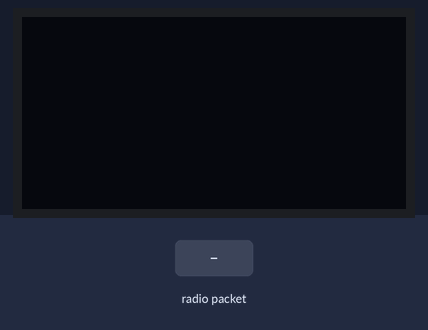
The sketch below on a simulated ESP8266 (NodeMCU). Shown: 128×64 one-colour display. The test bench sets the inputs (shaded band). No radio packets arrive unless stated; what the sketch prints to the serial monitor is not drawn.

Above: at 1.2 s.
1.3 s: radio packet "1" arrives
At 2.1 s:
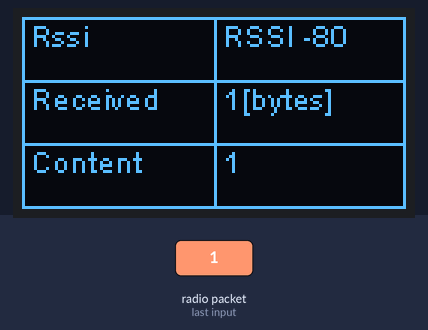
2.8 s: radio packet "0" arrives
At 3.3 s:
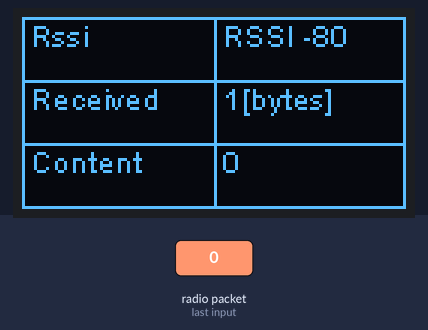
4.3 s: radio packet "2" arrives
Timing chart, 0 to 7.3 s (numbered marks = the images above; inputs shaded):
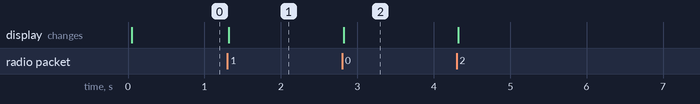

Measured:
- after the input at 1.3 s, the display: changes at once (image 1)
- after the input at 2.8 s, the display: changes at once (image 2)

The sketch:

OLED_LoRa_Receiver.ino
```cpp
/**
* LoRa Receiver
*
* Created by TTGO
* Modified by StefFam https://www.fambach.net
*/

#include "OledTable.h"
#include <SPI.h>
#include <LoRa.h>
#include <Wire.h>
#include <SSD1306.h>
#include "images.h"

#define SCK     5    // GPIO5  -- SX1278's SCK
#define MISO    19   // GPIO19 -- SX1278's MISO
#define MOSI    27   // GPIO27 -- SX1278's MOSI
#define SS      18   // GPIO18 -- SX1278's CS
#define RST     14   // GPIO14 -- SX1278's RESET
#define DI0     26   // GPIO26 -- SX1278's IRQ(Interrupt Request)
#define BAND    433E6

#define DISPLAY_SDA 4
#define DISPLAY_SCL 15
#define DISPLAY_RST 16
#define SSD_ADDRESS 0x3c

SSD1306 display(SSD_ADDRESS, DISPLAY_SDA, DISPLAY_SCL);
OledTable table(&display,3,2);

String rssi = "--";
String packSize = "--";
String packet ;


int lineCount = 5;
int lineHeight =0;//=  display.getHeight()/lineCount;
int colSize = 0 ; //display.getWidth()/2;


void loraData(){

  table.clear();
  table.setText(0,0,"Rssi");
  table.setText(0,1, String(rssi));

  table.setText(1,0 ,"Received ");
  table.setText(1,1 ,String(packSize)+"[bytes]");

  table.setText(2,0 ,"Content");
  table.setText(2,1 ,packet);

  table.refresh();
}

void cbk(int packetSize) {
  packet ="";
  packSize = String(packetSize,DEC);
  for (int i = 0; i < packetSize; i++) { packet += (char) LoRa.read(); }
  rssi = "RSSI " + String(LoRa.packetRssi(), DEC) ;
  loraData();
}

void setup() {

  // Init display
  pinMode(DISPLAY_RST,OUTPUT);
  digitalWrite(DISPLAY_RST, LOW);    // set GPIO16 low to reset OLED
  delay(50);
  digitalWrite(DISPLAY_RST, HIGH); // while OLED is running, must set GPIO16 in high、
  display.init();
  display.flipScreenVertically();
  display.setTextAlignment(TEXT_ALIGN_LEFT);
  display.setFont(ArialMT_Plain_10);

  // init table
  table.init();

  Serial.begin(115200);
  while (!Serial);
  Serial.println();
  Serial.println("LoRa Receiver Callback");
  SPI.begin(SCK,MISO,MOSI,SS);
  LoRa.setPins(SS,RST,DI0);
  if (!LoRa.begin(433E6)) {
    Serial.println("Starting LoRa failed!");
    while (1);
  }
  //LoRa.onReceive(cbk);
  LoRa.receive();
  Serial.println("init ok");

}

void loop() {
  int packetSize = LoRa.parsePacket();
  if (packetSize) { cbk(packetSize);  }
  delay(10);
}
```

OledTable.h
```cpp
/*********************************************************
 * Table for oled Displays
 *
 *
 *
 * Currently tested with
 * TTGO Lora32 Oled
 *
 * Created by SteFam http://www.fambach.net
 * GPL2 V3
 *
 */
#ifndef OLED_TABLE_H
#define OLED_TABLE_H


/*  SSD1306 */
#include "SSD1306.h"

#define OK 0
#define ERROR_WRONG_COL -1
#define ERROR_WRONG_ROW -2
#define ERROR_TEXT_TO_LONG -3 // currently not used

class OledTable {

public:

/**
 * Constructor
 */
OledTable(SSD1306* display, uint8_t rows, uint8_t cols, bool drawFrame = true)
:_display(display), _rows(rows), _cols(cols), _drawFrame(drawFrame){


}

/**
 *  init the table, call this function during the setup
 */
void init(){

  int w = _display->getWidth();
  int h = _display->getHeight();

  _colWidth  = w / _cols;
  _rowHeight = h / _rows;

}

/**
 * draw the table, call this in the loop or each time when the content has changed.
 */
void drawLines(){

  _display->clear();

  // draw the frame
  if(_drawFrame){
    _display->drawRect(0, 0, _display->getWidth(), _display->getHeight());
  }

  // draw lines
   for(int i = 1; i < _rows; i++){
    _display->drawHorizontalLine(0,i*_rowHeight ,_display->getWidth());
  }

  for(int i = 1; i < _cols; i++){
    _display->drawVerticalLine(_colWidth*i,0,_display->getHeight());
  }
}

int setText(uint8_t row, uint8_t col, String text , bool fitToFrame = true){

  if(row < 0 || row > _rows){
    return ERROR_WRONG_ROW;
  }

  if(col < 0 || col > _cols){
    return ERROR_WRONG_COL;
  }

  // clear field
  //_display->setColor(_bgColor );
  //_display->drawRect(_colWidth *(col)+1, _rowHeight*(row)+1,_colWidth *(col+1)-1, _rowHeight*(row+1)-1);

  if(fitToFrame){
    _display->drawStringMaxWidth((_colWidth *(col)) +3, (_rowHeight*(row)),(_colWidth)-5 ,text);
  } else {
    _display->drawString((_colWidth *(col))+3, (_rowHeight*(row)) ,text);
  }

  return OK;
}


void refresh(){
  _display->display();
}

void clear(){
  _display->clear();
  drawLines();
}

private:
  uint8_t _rows;
  uint8_t _cols;
  int _colWidth;
  int _rowHeight;
  bool _drawFrame;
  SSD1306* _display;
  OLEDDISPLAY_COLOR  _bgColor = WHITE;
  OLEDDISPLAY_COLOR  _fgColor = BLACK;

};

#endif // OLED_TABLE_H
```

Source omitted: images.h (data table, 5377 bytes)
